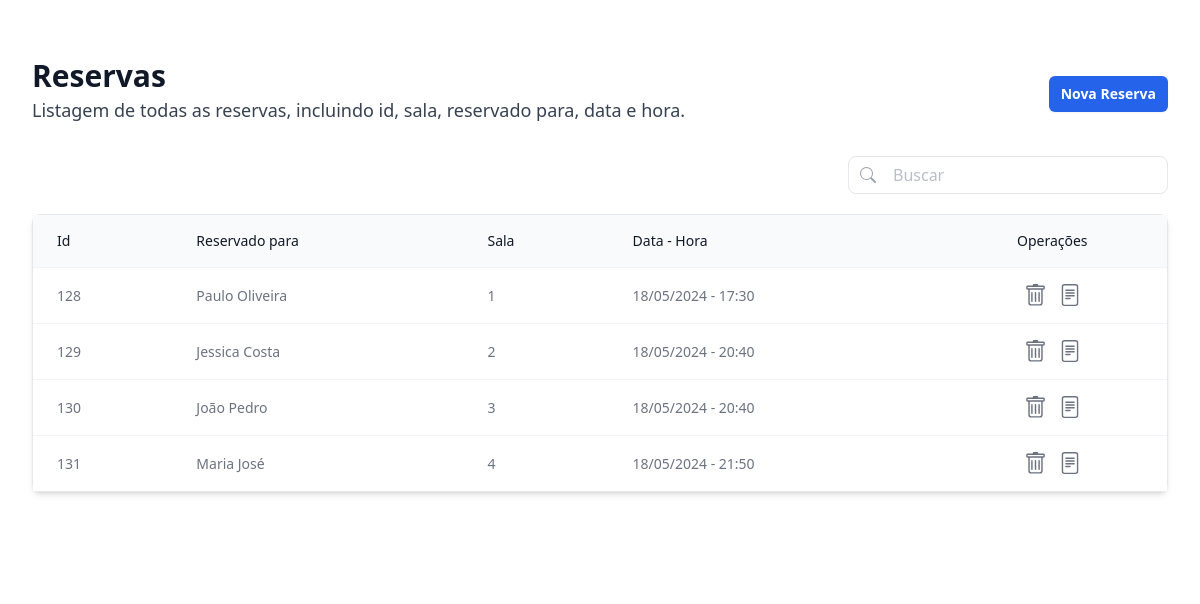
The page / on the database its author committed.
### tables this page shows
CREATE TABLE reserve (
  id INTEGER PRIMARY KEY AUTOINCREMENT,
  user TEXT NOT NULL,
  room INTEGER NOT NULL,
  date_time TIMESTAMP NOT NULL DEFAULT CURRENT_TIMESTAMP
);

### app/reserve.py (the view)
@bp.route('/')
def index():
  reservations = get_reservations()
  return render_template('index.html', reservations=reservations)

### app/db.py (called while the page is built)
def get_db():
  if 'db' not in g:
    g.db = sqlite3.connect(
      current_app.config['DATABASE'],
      detect_types=sqlite3.PARSE_DECLTYPES
    )
    g.db.row_factory = sqlite3.Row
  return g.db

### app/reserve.py (called while the page is built)
def get_reservations():
  reservations = get_db().execute(
    'SELECT *'
    ' FROM reserve'
  ).fetchall()
  return reservations

### app/templates/index.html (shortened to what this page needs)
{% extends "base.html" %}
{% block content %}
<div id="x-data" x-data="data()" class="py-10 bg-white">
  <div class="max-w-7xl mx-auto">
    <div class="px-4 sm:py-6 lg:px-8">
      <div class="sm:flex sm:items-center">
        <div class="sm:flex-auto">
          <h1 class="text-gray-900 text-3xl font-bold leading-6">Reservas</h1>
          <p class="text-gray-700 text-lg mt-2">Listagem de todas as reservas, incluindo id, sala, reservado para, data
            e hora.</p>
        </div>
        <div class="sm:flex sm:mt-0 ml-16 mt-4">
          <button hx-swap="beforeend" @click="modal.open()"
            class="flex justify-center rounded-md px-3 py-1.5 text-sm font-semibold leading-6 shadow-sm  bg-blue-600 text-white hover:bg-blue-500">Nova
            Reserva</button>
        </div>
      </div>
      <div class="mt-8 flow-root">
        <div class="md:flex md:items-center md:justify-end">
          <div class="flex gap-x-5">
            <div class="relative flex items-center mt-4 md:mt-0">
              <span class="absolute">
              </span>
              <input type="text" placeholder="Buscar" name="search" hx-post="{{ url_for('reserve.search') }}"
                hx-trigger="input changed delay:500ms, search" hx-target="#tbody_content"
                class="block w-full py-1.5 pr-5 text-gray-700 bg-white border border-gray-200 rounded-lg md:w-80 placeholder-gray-400/70 pl-11 rtl:pr-11 rtl:pl-5 focus:border-orange-400 focus:ring-orange-300 focus:outline-none focus:ring focus:ring-opacity-40">
            </div>
          </div>
        </div>
      </div>
      <div class="rounded-lg border border-gray-200 shadow-md my-5">
        <table class="w-full border-collapse bg-white text-left text-sm text-gray-500">
          <thead class="bg-gray-50">
            <tr>
              <th scope="col" class="px-6 py-4 font-medium text-gray-900">
                Id
              </th>
              <th scope="col" class="px-6 py-4 font-medium text-gray-900">
                Reservado para
              </th>
              <th scope="col" class="px-6 py-4 font-medium text-gray-900 cursor-pointer">
                Sala
              </th>
              <th scope="col" class="px-6 py-4 font-medium text-gray-900 cursor-pointer">
                Data - Hora
              </th>
              <th scope="col" class="px-6 py-4 font-medium text-gray-900 text-center">Operações</th>
            </tr>
          </thead>
          <tbody hx-confirm="Tem certeza de que deseja deletar?" hx-target="closest tr" hx-swap="outerHTML swap:1s"
            id="tbody_content" class="divide-y divide-gray-100 border-t border-gray-100">
            {% include "components/table.html" %}
          </tbody>
        </table>
      </div>
    </div>
  </div>
</div>
{% endblock %}

### app/templates/base.html (shortened to what this page needs)
<!DOCTYPE html>
<html lang="en">
<head>
  <script src="https://cdn.tailwindcss.com"></script>
</head>
<body>
  {% block content %}{% endblock %}
</body>
</html>

### app/templates/components/table.html (shortened to what this page needs)
{% if not reservations %}
<td class="px-6 py-4">Nenhuma reserva registrada.</td>
{% else %}
{% for reserve in reservations %}
<tr id="reserve_{{reserve.id}}" class="hover:bg-gray-50">
  <td class="px-6 py-4">{{ reserve.id }}</td>
  <td class="px-6 py-4">{{ reserve.user }}</td>
  <td class="px-6 py-4">{{ reserve.room }}</td>
  <td class="px-6 py-4">{{ reserve.date_time.strftime('%d/%m/%Y - %H:%M') }}</td>
  <td class="px-6 py-4">
    <div class="flex justify-center gap-3">
      <a class="group relative" hx-delete={{ url_for('reserve.destroy', id=reserve['id']) }} x-on:htmx:after-request="if(event.detail.successful){ toastService.success('Reserva deletada com sucesso!') }">
      </a>
      <a class="group relative" href="#">
      </a>
    </div>
  </td>
</tr>
{% endfor %}
{% endif %}

### rows shown on the page
reserve: id "128", user "Paulo Oliveira", room "1", date_time "18/05/2024 - 17:30"
reserve: id "129", user "Jessica Costa", room "2", date_time "18/05/2024 - 20:40"
reserve: id "130", user "João Pedro", room "3", date_time "18/05/2024 - 20:40"
reserve: id "131", user "Maria José", room "4", date_time "18/05/2024 - 21:50"
